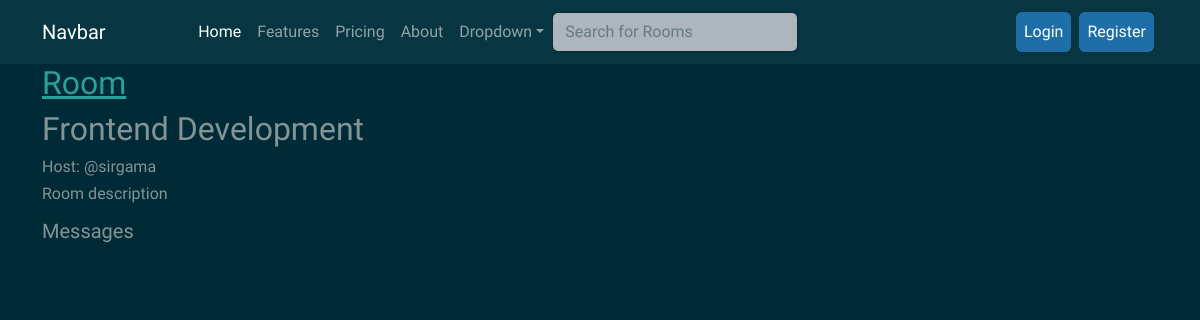
The page /room/2/ on the database as committed earlier.
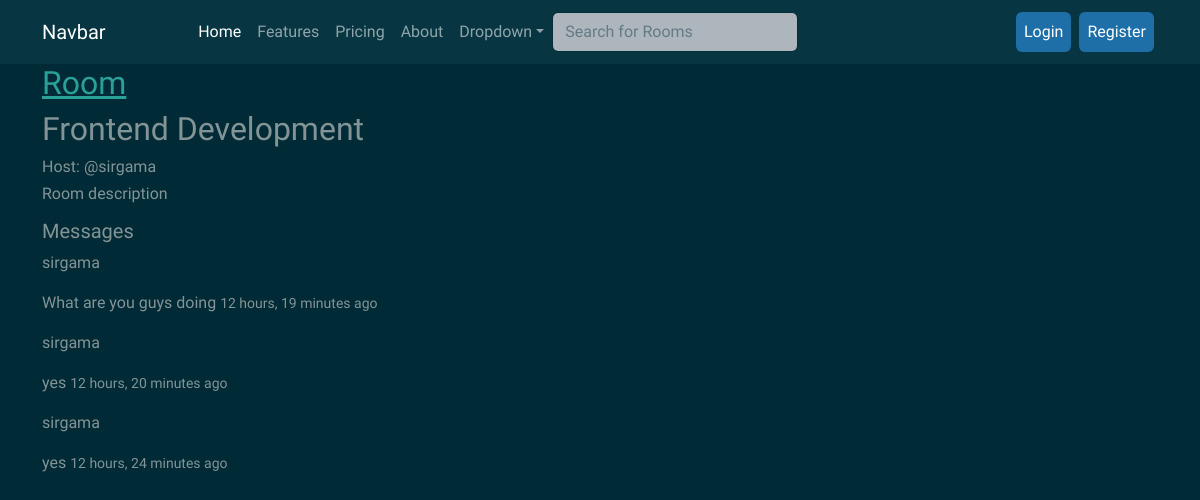
The same page on the database as committed later.
### mainapp/models.py (models this page shows, shortened)
class Message(models.Model):
    user = models.ForeignKey(User, on_delete=models.CASCADE)
    room = models.ForeignKey(Room, on_delete=models.CASCADE)
    body = models.TextField()
    updated = models.DateTimeField(auto_now=True)
    created = models.DateTimeField(auto_now_add=True)
    class Meta:
        ordering = ['-updated', '-created']

### mainapp/views.py (the view, shortened to what this page needs)
# urls.py: path('room/<str:pk>/', views.room, name='room'),
def room(request, pk):
    room = Room.objects.get(id=pk)
    roomchats = room.message_set.all().order_by('-created')
    participants = room.participants.all()
    context = {
        "room" : room,
        "roomchats":roomchats,
        "members":participants
    }
    return render(request, 'mainapp/room.html', context)

### mainapp/templates/mainapp/room.html (shortened to what this page needs)
{% extends 'mainapp/base.html' %}
{% load static %}
{% block content %}
{% include 'mainapp/navbar.html' %}
<div class="container">
    <div class="row">
        <div class="col-md-7">
            <a href="{% url 'home' %}"><h2>Room</h2></a>
                <h2>{{room.name}}</h2>
                <h6>Host: @{{room.host.username}}</h6>
                <h6>Room description</h6>
                <h5>Messages</h5>
                    {% for mess in roomchats %}
                        <p>{{mess.user}}    </p>
                        <p>{{mess.body}}  <small>{{mess.created | timesince}} ago</small></p>
                    {% endfor %}
{% endblock %}

Rows that differ between the two databases and show on the page:
added Message: user "sirgama", body "What are you guys doing", created "12 hours, 19 minutes"
added Message: user "sirgama", body "yes", created "12 hours, 20 minutes"
added Message: user "sirgama", body "yes", created "12 hours, 24 minutes"
